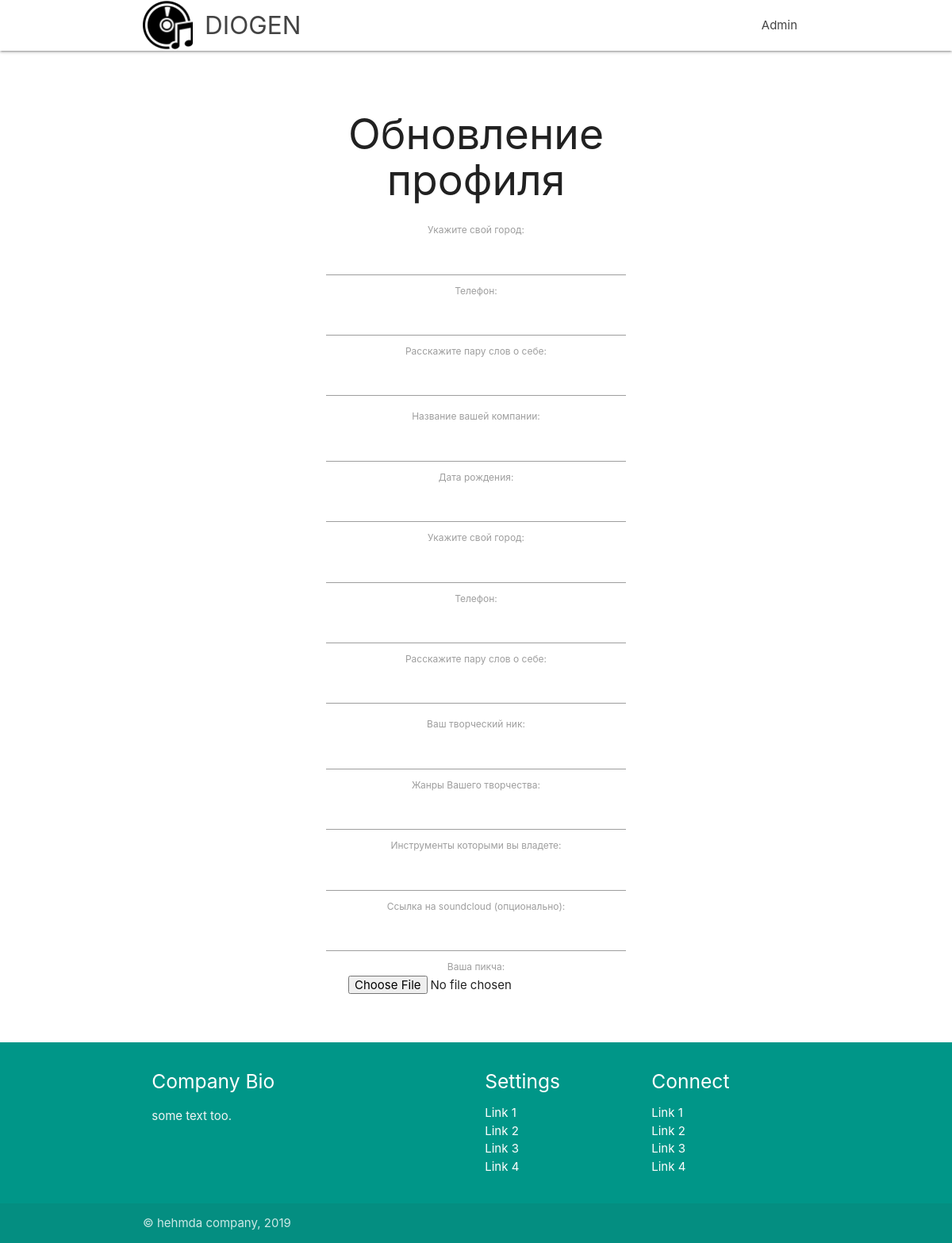
Page /users/1/ on the earlier database version.
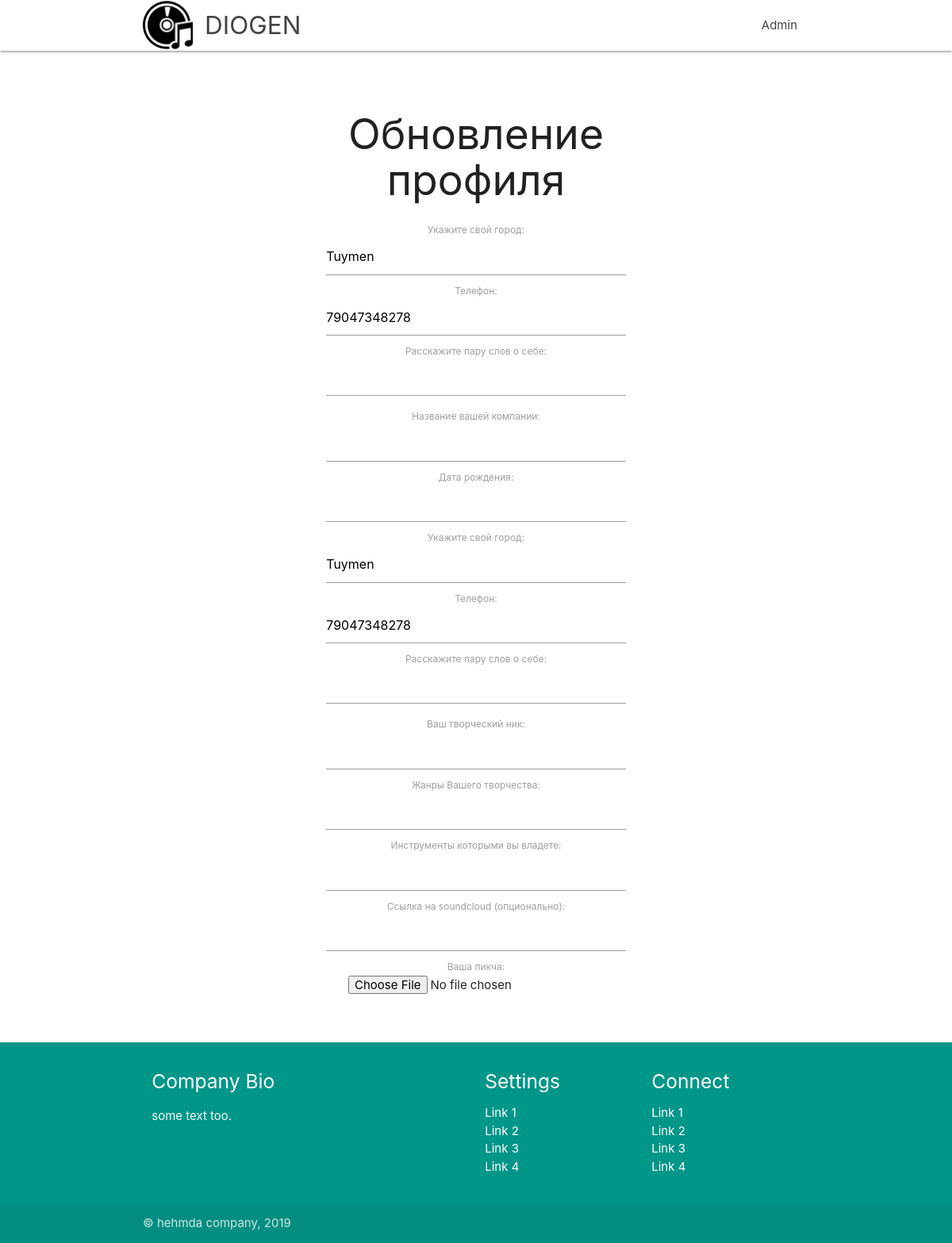
Same page on the later database version.
### userApp/models.py (models this page shows)
class PersonProfile(models.Model):
    user = models.OneToOneField(User, on_delete=models.CASCADE, blank=False)
    adress=models.CharField(max_length=100,default='', blank=True)
    phone=models.CharField(max_length=20,default='', blank=True)
    description=models.TextField(default='',blank=True)
    image = models.FileField(upload_to = 'pic_folder/', default = 'pic_folder/None/no-img.jpg')
    spec=models.IntegerField(default=0) #0 - deg, 1 - mus, 2 - org
    birth_date=models.CharField(max_length=100, default='', blank=True)
    nickname=models.CharField(max_length=100,default='', blank=True)
    genres=models.CharField(max_length=100,default='', blank=True)
    instruments=models.CharField(max_length=200,default='', blank=True)
    soundcloud=models.CharField(max_length=100, default='', blank=True)
    company=models.CharField(max_length=100,default='', blank=True)
    followers = models.ManyToManyField('self', related_name='followed_by', symmetrical=False, blank=True)
    User.profile = property(lambda u: PersonProfile.objects.get_or_create(user=u)[0])

### userApp/views.py (the view, shortened to what this page needs)
# urls.py: path('users/<int:pk>/', views.UserUpdate.as_view(), name="UserUpdate"),
class UserUpdate(UpdateView):
    model = PersonProfile
    form_class=ProfileForm
    second_form_class = UserForm

### userApp/forms.py
class ProfileForm(forms.ModelForm):
    class Meta:
        model = PersonProfile
        fields = ('birth_date', 'adress', 'phone', 'description','image', 'nickname','genres', 'instruments', 'soundcloud', 'company')
        labels = {
            'birth_date': 'Дата рождения',
            'adress': 'Укажите свой город',
            'phone': 'Телефон',
            'description': 'Расскажите пару слов о себе',
            'nickname': 'Ваш творческий ник:',
            'genres': 'Жанры Вашего творчества',
            'instruments':'Инструменты которыми вы владете',
            'soundcloud':'Ссылка на soundcloud (опционально)',
            'image': 'Ваша пикча',
            'company':'Название вашей компании',
        }
        widgets = {
            'birth_date': forms.TextInput(attrs={'class':'datepicker'}),
            'image': forms.FileInput(attrs={'class': 'avatar'}),
            'description': forms.Textarea(attrs={'class':'materialize-textarea'})
        }
        initial = {
            'birth_date': ''
        }

### userApp/templates/userApp/personprofile_form.html (shortened to what this page needs)
{% extends "mainPage/wrapper.html" %}
{% load static %}
{% block page %}
<link href="{% static 'css/regchoice.css' %}" type="text/css" rel="stylesheet" media="screen,projection"/>
<link href="{% static 'css/regchoice.css' %}" type="text/css" rel="stylesheet" media="screen,projection"/>
<link rel="stylesheet" href="http://foliotek.github.io/Croppie/croppie.css" />
        <section class="container text">
            <div class="row center">
                <div class="col col1 s3"></div>
                <div class="col col1 s6">
                        <h2>Обновление профиля</h2>
                        {% if user.profile.company != ''  %}
                        {{form.adress.label_tag}}
                        {{form.adress}}
                        {{form.phone.label_tag}}
                        {{form.phone}}
                        {{form.description.label_tag}}
                        {{form.description}}
                        {{form.company.label_tag}}
                        {{form.company}}
                        {% endif %}
                        {% if user.profile.nickname != '' %}
                        {{form.birth_date.label_tag}}
                        {{form.birth_date}}
                        {{form.adress.label_tag}}
                        {{form.adress}}
                        {{form.phone.label_tag}}
                        {{form.phone}}
                        {{form.description.label_tag}}
                        {{form.description}}
                        {{form.nickname.label_tag}}
                        {{form.nickname}}
                        {{form.genres.label_tag}}
                        {{form.genres}}
                        {{form.instruments.label_tag}}
                        {{form.instruments}}
                        {{form.soundcloud.label_tag}}
                        {{form.soundcloud}}
                        {% endif %}
                        {{form.image.label_tag}}
                        {{form.image}}
                </div>
                <div class="col col1 s3"></div>
            </div>
        </section>
</body>
{% endblock %}

Differences in the rows shown:
changed PersonProfile: adress (not shown) → "Tuymen"; phone (not shown) → "79047348278"
